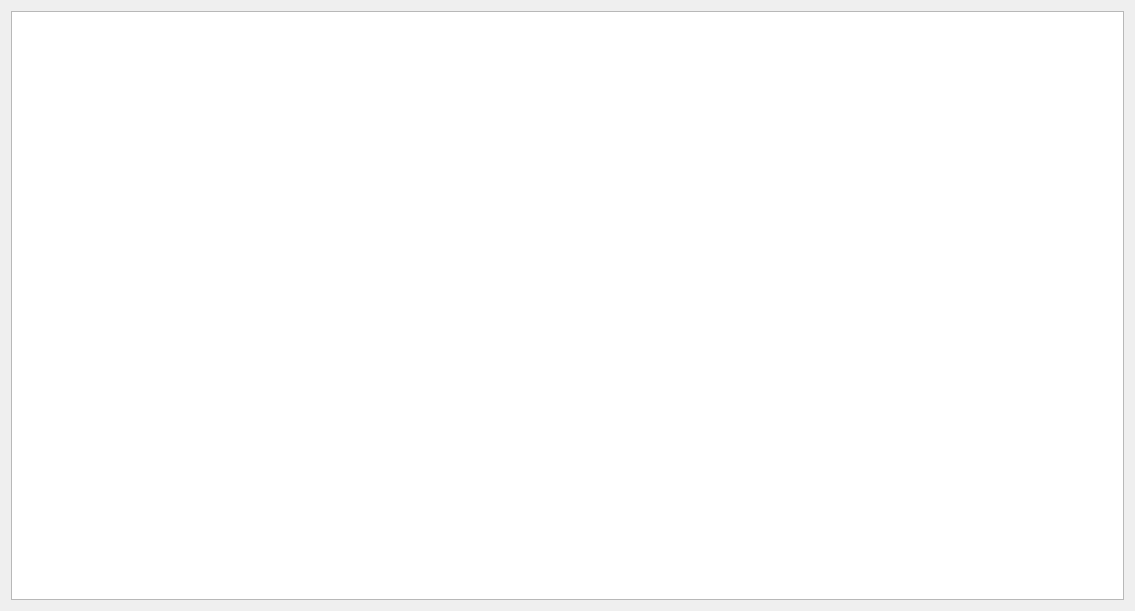
<?xml version="1.0" encoding="UTF-8"?>
<ui version="4.0">
 <class>InfoDialog</class>
 <widget class="QDialog" name="InfoDialog">
  <property name="geometry">
   <rect>
    <x>0</x>
    <y>0</y>
    <width>1135</width>
    <height>611</height>
   </rect>
  </property>
  <property name="windowTitle">
   <string>Dialog</string>
  </property>
  <layout class="QVBoxLayout" name="verticalLayout">
   <item>
    <widget class="QTextBrowser" name="textBrowser"/>
   </item>
  </layout>
 </widget>
 <resources/>
 <connections/>
</ui>
